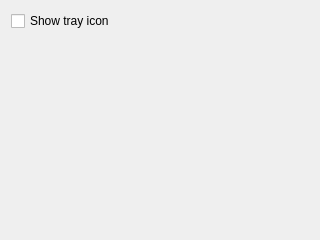
<?xml version="1.0" encoding="UTF-8"?>
<ui version="4.0">
 <class>GeneralSettingsWidget</class>
 <widget class="QWidget" name="GeneralSettingsWidget">
  <property name="geometry">
   <rect>
    <x>0</x>
    <y>0</y>
    <width>320</width>
    <height>240</height>
   </rect>
  </property>
  <property name="windowTitle">
   <string>General settings</string>
  </property>
  <layout class="QGridLayout" name="gridLayout">
   <item row="0" column="0">
    <widget class="QCheckBox" name="showTrayIcon">
     <property name="text">
      <string>Show tray icon</string>
     </property>
    </widget>
   </item>
   <item row="1" column="0">
    <spacer name="verticalSpacer">
     <property name="orientation">
      <enum>Qt::Vertical</enum>
     </property>
     <property name="sizeHint" stdset="0">
      <size>
       <width>20</width>
       <height>40</height>
      </size>
     </property>
    </spacer>
   </item>
  </layout>
 </widget>
 <resources/>
 <connections/>
</ui>
